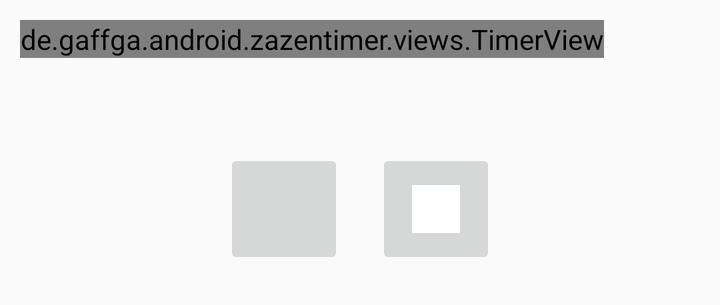
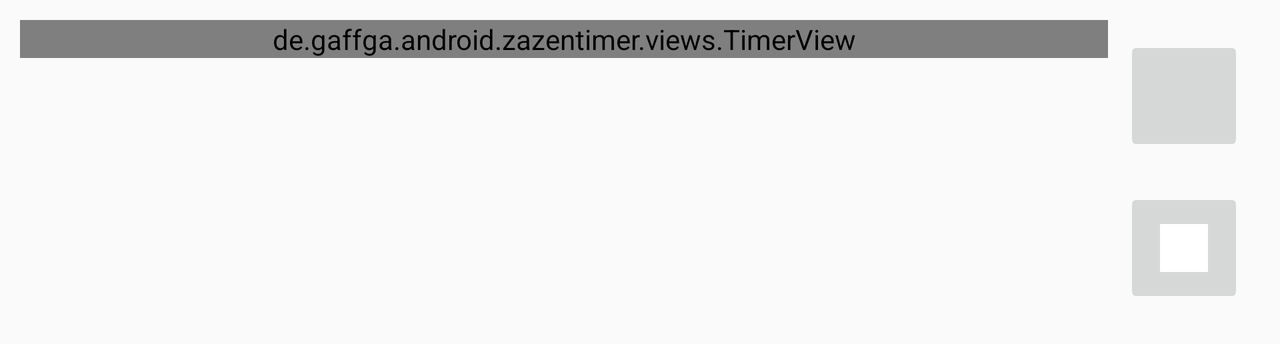

First picture: res/layout/ on a phone held upright. Second picture: the repository's own variant of that layout, on a device whose configuration matches the variant's folder. Source for both follows.
<!-- AndroidManifest.xml: application theme LightZenTheme -->
<!-- res/layout/fragment_meditation.xml -->
<?xml version="1.0" encoding="utf-8"?>
<LinearLayout xmlns:android="http://schemas.android.com/apk/res/android"
    android:layout_gravity="fill"
    android:orientation="vertical"
    android:visibility="visible"
    android:layout_width="match_parent"
    android:layout_height="wrap_content"
    android:layout_margin="10dp">
    <de.gaffga.android.zazentimer.views.TimerView
        android:id="@+id/timerView"
        android:layout_width="wrap_content"
        android:layout_height="wrap_content"
        android:layout_weight="1"/>
    <TextView
        android:id="@+id/sessionNameText"
        android:layout_width="match_parent"
        android:layout_height="wrap_content"
        android:gravity="center"
        android:textSize="16sp"
        android:textColor="?android:attr/textColorPrimary"
        android:ellipsize="end"
        android:maxLines="1"
        android:paddingTop="8dp"
        android:paddingBottom="8dp" />
    <LinearLayout
        android:gravity="center_horizontal"
        android:orientation="horizontal"
        android:layout_width="match_parent"
        android:layout_height="wrap_content">
        <ImageButton
            android:enabled="true"
            android:id="@+id/but_pause"
            android:padding="8dp"
            android:layout_width="60dp"
            android:layout_height="60dp"
            android:layout_margin="8dp"
            android:src="@drawable/ic_pause_white_48dp"
            android:text="@string/but_pause"
            android:drawableTop="@android:drawable/ic_media_pause"/>
        <ImageButton
            android:enabled="true"
            android:id="@+id/but_stop"
            android:tag="@+id/but_stop"
            android:layout_width="60dp"
            android:layout_height="60dp"
            android:layout_margin="8dp"
            android:src="@drawable/ic_stop_white_48dp"
            android:text="@string/but_stop"/>
    </LinearLayout>
</LinearLayout>
<!-- resources referenced by this layout -->
<resources>
  <string name="but_pause">Pause</string>
  <string name="but_stop">Stop</string>
  <style name="Theme.AppCompat.Light" parent="@style/Base.Theme.AppCompat.Light">
      </style>
  <color name="colorMarkerLine">#404040</color>
  <color name="colorMarkerTriangle">#404040</color>
  <color name="colorCurrentSection">#3d82a3</color>
  <color name="colorNextSection">#9cd4e1</color>
  <color name="colorPreviousSection">#cde8ef</color>
  <color name="colorRemainingSections">#f0f0f0</color>
  <style name="Widget.AppCompat.ListView" parent="@style/Base.Widget.AppCompat.ListView">
      </style>
  <dimen name="abc_action_bar_default_height_material">56dp</dimen>
  <style name="Widget.AppCompat.Light.ActionButton" parent="@style/Widget.AppCompat.ActionButton">
      </style>
  <style name="Widget.AppCompat.ActionMode" parent="@style/Base.Widget.AppCompat.ActionMode">
      </style>
  <style name="AlertDialog.AppCompat.Light" parent="@style/Base.AlertDialog.AppCompat.Light">
      </style>
  <style name="Widget.AppCompat.ButtonBar" parent="@style/Base.Widget.AppCompat.ButtonBar">
      </style>
  <style name="Widget.AppCompat.Button" parent="@style/Base.Widget.AppCompat.Button">
      </style>
  <style name="Widget.AppCompat.Button.Small" parent="@style/Base.Widget.AppCompat.Button.Small">
      </style>
  <color name="accent_material_light">@color/material_deep_teal_500</color>
  <color name="background_floating_material_light">@android:color/white</color>
  <color name="button_material_light">#ffd6d7d7</color>
  <color name="ripple_material_light">#1f000000</color>
  <color name="primary_material_light">@color/material_grey_100</color>
  <color name="primary_dark_material_light">@color/material_grey_600</color>
  <dimen name="abc_dialog_padding_material">24dp</dimen>
  <style name="ThemeOverlay.AppCompat.Dialog" parent="@style/Base.ThemeOverlay.AppCompat.Dialog">
      </style>
  <style name="Widget.AppCompat.EditText" parent="@style/Base.Widget.AppCompat.EditText">
      </style>
  <style name="Widget.AppCompat.ImageButton" parent="@style/Base.Widget.AppCompat.ImageButton">
      </style>
  <style name="Widget.AppCompat.ListMenuView" parent="@style/Base.Widget.AppCompat.ListMenuView">
      </style>
  <dimen name="abc_list_item_padding_horizontal_material">@dimen/abc_action_bar_content_inset_material</dimen>
  <style name="Theme.AppCompat.CompactMenu" parent="@style/Base.Theme.AppCompat.CompactMenu">
      </style>
  <dimen name="abc_panel_menu_list_width">296dp</dimen>
  <style name="Widget.AppCompat.Light.PopupMenu" parent="@style/Base.Widget.AppCompat.Light.PopupMenu">
      </style>
  <style name="Widget.AppCompat.RatingBar" parent="@style/Base.Widget.AppCompat.RatingBar">
      </style>
  <style name="Widget.AppCompat.RatingBar.Small" parent="@style/Base.Widget.AppCompat.RatingBar.Small">
      </style>
  <style name="Widget.AppCompat.Light.SearchView" parent="@style/Widget.AppCompat.SearchView">
      </style>
  <style name="Widget.AppCompat.SeekBar" parent="@style/Base.Widget.AppCompat.SeekBar">
      </style>
  <style name="Widget.AppCompat.Spinner" parent="@style/Base.Widget.AppCompat.Spinner">
      </style>
  <style name="TextAppearance.AppCompat.Subhead" parent="@style/Base.TextAppearance.AppCompat.Subhead">
      </style>
  <style name="Widget.AppCompat.Toolbar" parent="@style/Base.Widget.AppCompat.Toolbar">
      </style>
  <style name="Widget.AppCompat.ActionButton" parent="@style/Base.Widget.AppCompat.ActionButton">
      </style>
  <style name="Base.AlertDialog.AppCompat.Light" parent="@style/Base.AlertDialog.AppCompat">
      </style>
  <color name="material_deep_teal_500">#ff009688</color>
  <color name="material_grey_100">#fff5f5f5</color>
  <color name="material_grey_600">#ff757575</color>
  <dimen name="abc_action_bar_content_inset_material">16dp</dimen>
  <style name="Widget.AppCompat.SearchView" parent="@style/Base.Widget.AppCompat.SearchView">
      </style>
  <!-- some entries are left out for length -->
</resources>
<!-- res/layout-land/fragment_meditation.xml (the repository's variant of the layout above) -->
<!-- drawn on the phone turned sideways -->
<?xml version="1.0" encoding="utf-8"?>
<LinearLayout xmlns:android="http://schemas.android.com/apk/res/android"
    android:layout_gravity="fill"
    android:orientation="horizontal"
    android:visibility="visible"
    android:layout_width="match_parent"
    android:layout_height="wrap_content"
    android:layout_margin="10dp">
    <de.gaffga.android.zazentimer.views.TimerView
        android:id="@+id/timerView"
        android:layout_width="wrap_content"
        android:layout_height="wrap_content"
        android:layout_weight="1"/>
    <TextView
        android:id="@+id/sessionNameText"
        android:layout_width="wrap_content"
        android:layout_height="wrap_content"
        android:layout_gravity="center_vertical"
        android:gravity="center"
        android:textSize="16sp"
        android:textColor="?android:attr/textColorPrimary"
        android:ellipsize="end"
        android:maxLines="1"
        android:paddingTop="8dp"
        android:paddingBottom="8dp" />
    <LinearLayout
        android:gravity="center"
        android:layout_gravity="center_vertical"
        android:orientation="vertical"
        android:layout_width="wrap_content"
        android:layout_height="wrap_content">
        <ImageButton
            android:enabled="true"
            android:id="@+id/but_pause"
            android:padding="8dp"
            android:layout_width="60dp"
            android:layout_height="60dp"
            android:layout_margin="8dp"
            android:src="@drawable/ic_pause_white_48dp"
            android:text="@string/but_pause"
            android:drawableTop="@android:drawable/ic_media_pause"/>
        <ImageButton
            android:enabled="true"
            android:id="@+id/but_stop"
            android:tag="@+id/but_stop"
            android:layout_width="60dp"
            android:layout_height="60dp"
            android:layout_margin="8dp"
            android:src="@drawable/ic_stop_white_48dp"
            android:text="@string/but_stop"/>
    </LinearLayout>
</LinearLayout>
